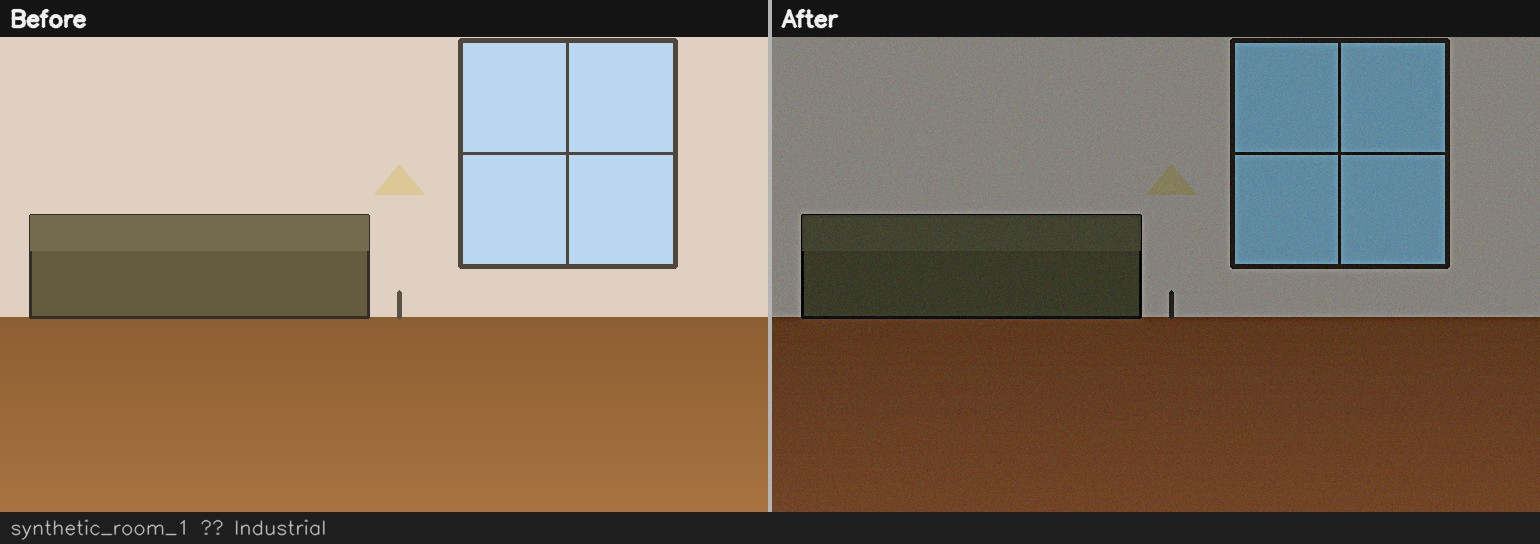
#> input picture data/examples/output/synthetic_room_1_industrial.jpg, 1540 x 544 px; its folder holds only this picture in this run
$ python prepare_catalog.py data/examples/output
#> lines starting #> are read from the running program, lines starting #| are printed output that depends on the picture; after the words box and inside, x2 and y2 are one past the last pixel; in counts of white or black regions, pixels touching at a corner belong together
#> in main, raw is the input picture: shape (544, 1540, 3); mean B, G, R 96.2, 112.2, 127.9
"""
Prepare a real furniture catalog for ReScene AI.

Copies product images from a source folder into data/catalog/ and normalizes
them to transparent PNGs so the Add tab can use real furniture assets instead
of the synthetic samples from generate_catalog.py.

Usage:
    python prepare_catalog.py C:\\path\\to\\furniture_images
    python prepare_catalog.py C:\\path\\to\\furniture_images --clear
"""

from __future__ import annotations

import argparse
import re
from pathlib import Path

import cv2
import numpy as np

CATALOG_DIR = Path(__file__).parent / "data" / "catalog"
SUPPORTED_EXTS = {".png", ".jpg", ".jpeg", ".webp"}


def _slugify(name: str) -> str:
    cleaned = re.sub(r"[^a-zA-Z0-9]+", "_", name.strip().lower())
    return cleaned.strip("_") or "item"


def _to_rgba(src: np.ndarray, white_thresh: int = 240) -> np.ndarray:
#> called with white_thresh = 240
    if src.ndim == 2:
        rgb = cv2.cvtColor(src, cv2.COLOR_GRAY2RGB)
        alpha = np.full(src.shape[:2], 255, dtype=np.uint8)
        return np.dstack([rgb, alpha])

    if src.shape[2] == 4:
        return cv2.cvtColor(src, cv2.COLOR_BGRA2RGBA)

    rgb = cv2.cvtColor(src, cv2.COLOR_BGR2RGB)
    r, g, b = rgb[:, :, 0], rgb[:, :, 1], rgb[:, :, 2]
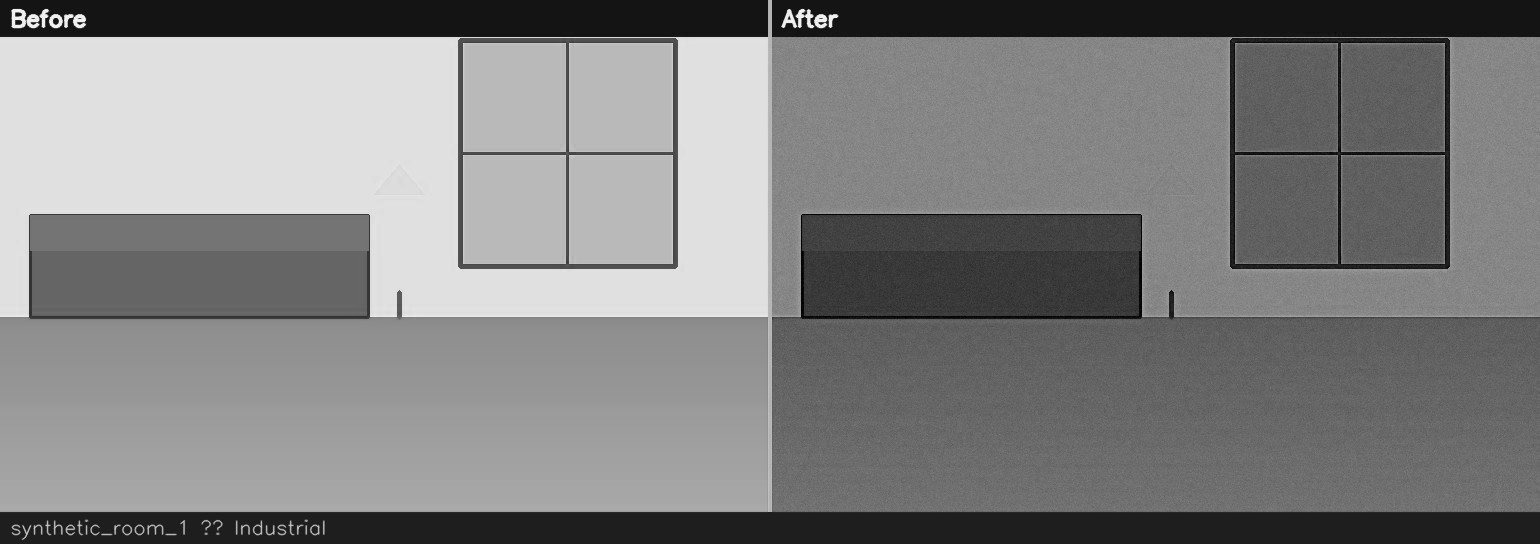
#> r: shape (544, 1540); min 0, max 252, mean 127.9
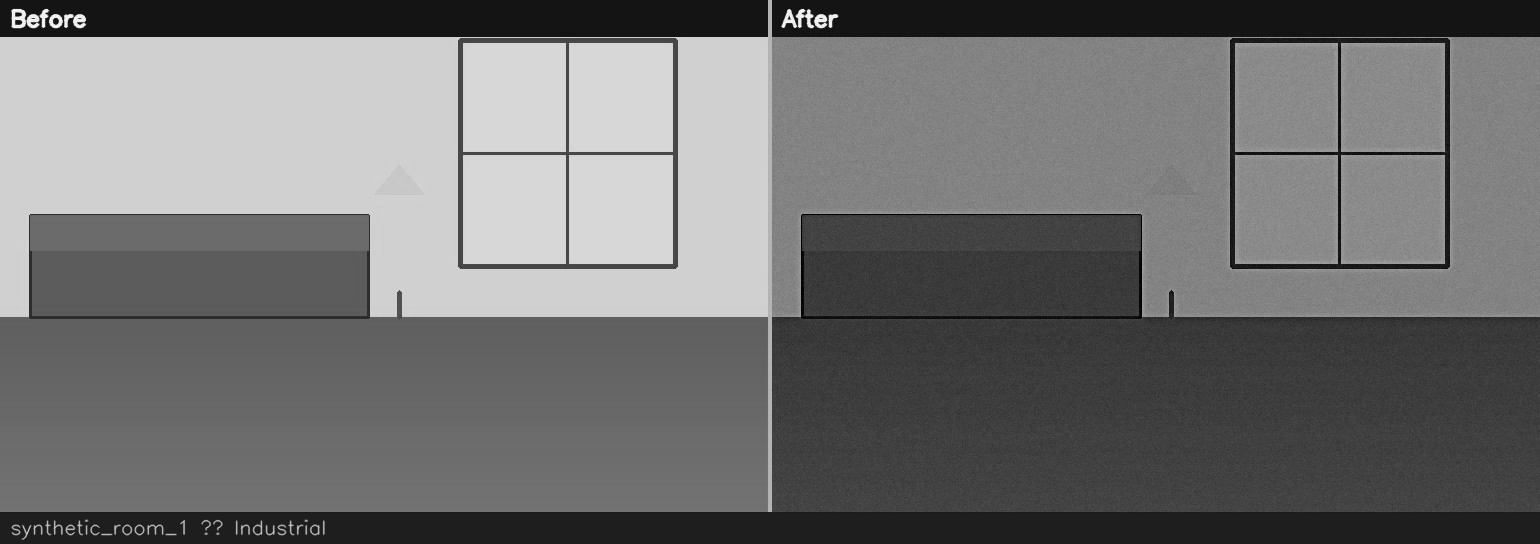
#> g: shape (544, 1540); min 0, max 252, mean 112.2
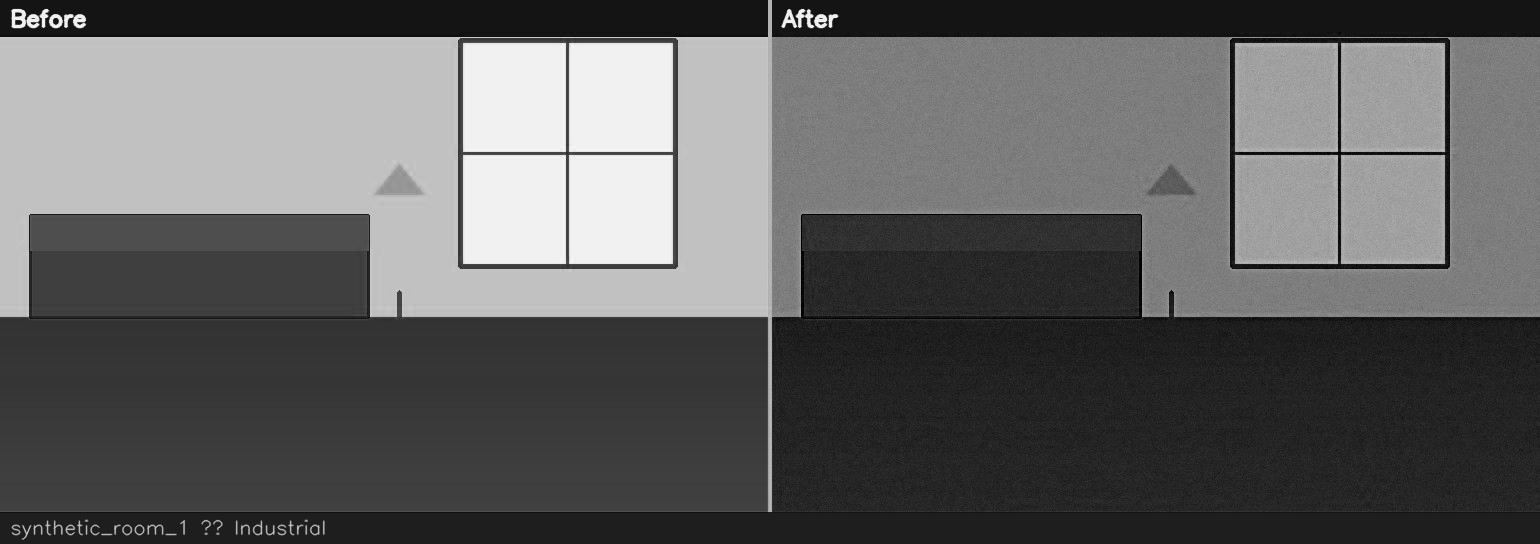
#> b: shape (544, 1540); min 0, max 252, mean 96.2
    is_bg = (r > white_thresh) & (g > white_thresh) & (b > white_thresh)
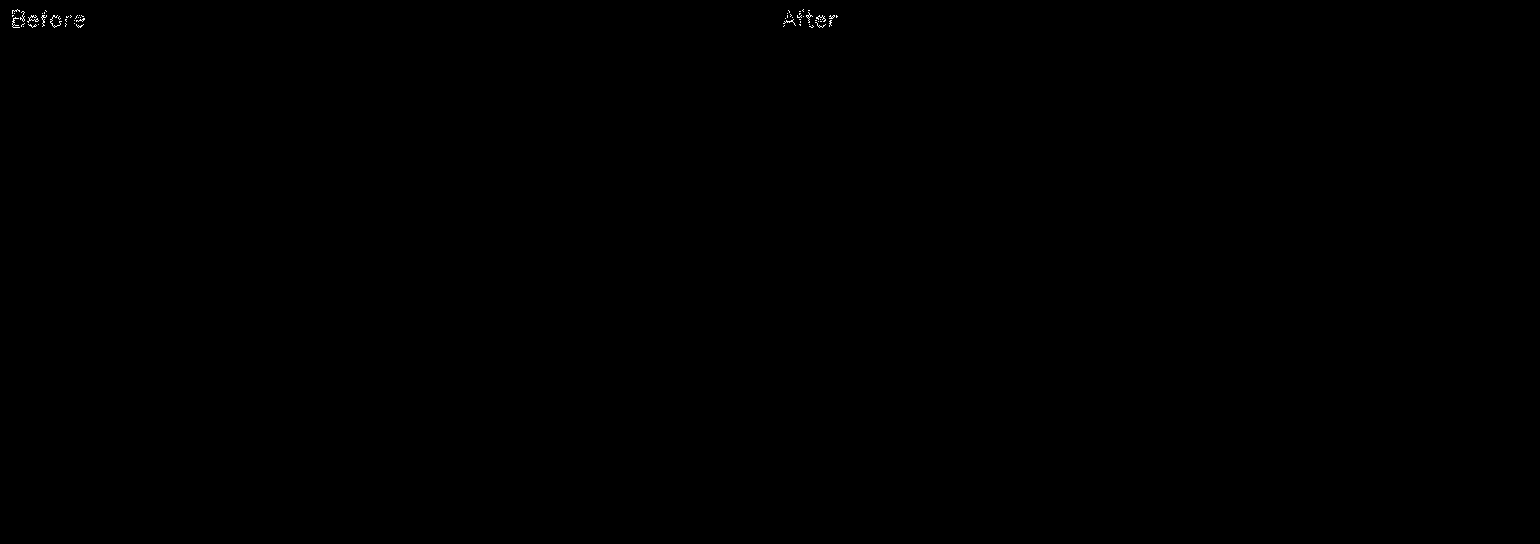
#> is_bg: shape (544, 1540) bool; 0.05% white in thin lines or dots, all inside (x1, y1, x2, y2) = (12, 9, 838, 28)
    alpha = np.where(is_bg, np.uint8(0), np.uint8(255))
    return np.dstack([rgb, alpha])
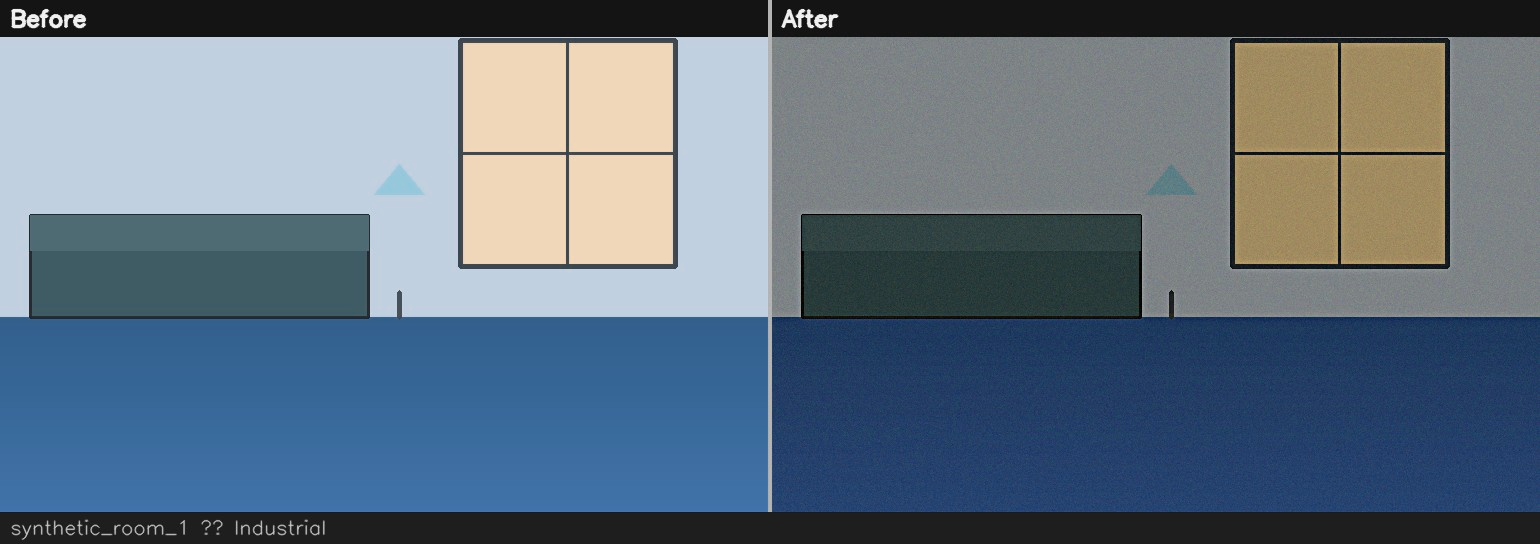
#> returned value: shape (544, 1540, 4); mean of channels 0, 1, 2, 3 127.9, 112.2, 96.2, 254.9; drawn as B, G, R


def _crop_to_alpha(rgba: np.ndarray, pad: int = 8) -> np.ndarray:
#> called with pad = 8
    alpha = rgba[:, :, 3]
    ys, xs = np.where(alpha > 0)
    if len(xs) == 0 or len(ys) == 0:
        return rgba
    x0 = max(0, int(xs.min()) - pad)
#> x0 = 0
    y0 = max(0, int(ys.min()) - pad)
#> y0 = 0
    x1 = min(rgba.shape[1], int(xs.max()) + 1 + pad)
#> x1 = 1540
    y1 = min(rgba.shape[0], int(ys.max()) + 1 + pad)
#> y1 = 544
    return rgba[y0:y1, x0:x1]


def main() -> None:
    parser = argparse.ArgumentParser(description="Prepare a real furniture catalog")
    parser.add_argument("source", type=Path, help="Folder containing furniture images")
    parser.add_argument("--clear", action="store_true",
                        help="Delete existing catalog images before import")
    parser.add_argument("--white-thresh", type=int, default=240,
                        help="RGB threshold used to treat near-white background as transparent")
    args = parser.parse_args()

    if not args.source.exists() or not args.source.is_dir():
        raise SystemExit(f"Source folder not found: {args.source}")

    CATALOG_DIR.mkdir(parents=True, exist_ok=True)

    if args.clear:
        for path in CATALOG_DIR.iterdir():
            if path.is_file() and path.suffix.lower() in {".png", ".jpg", ".jpeg", ".webp"}:
                path.unlink()

    imported = 0
    for path in sorted(args.source.iterdir()):
        if not path.is_file() or path.suffix.lower() not in SUPPORTED_EXTS:
            continue

        raw = cv2.imread(str(path), cv2.IMREAD_UNCHANGED)
        if raw is None:
            print(f"SKIP {path.name} - could not read")
            continue

        rgba = _to_rgba(raw, white_thresh=args.white_thresh)
        rgba = _crop_to_alpha(rgba)

        stem = _slugify(path.stem)
        dest = CATALOG_DIR / f"{stem}.png"
        bgra = cv2.cvtColor(rgba, cv2.COLOR_RGBA2BGRA)
        cv2.imwrite(str(dest), bgra)
        imported += 1
        print(f"OK   {path.name} -> {dest.name}")

    print(f"\nImported {imported} furniture assets into {CATALOG_DIR}")


if __name__ == "__main__":
    main()

$ run again, on data/styles/bohemian.jpg
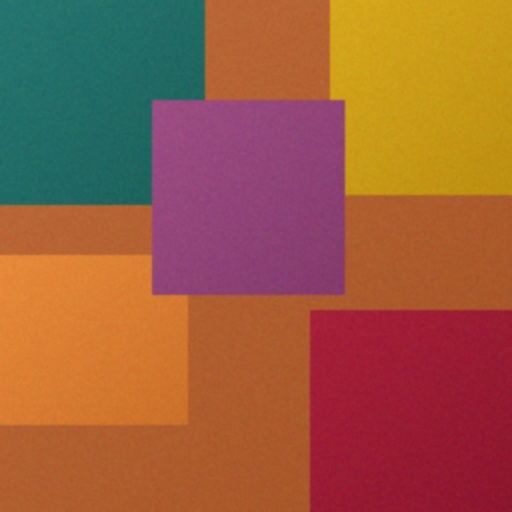
#> input picture data/styles/bohemian.jpg, 512 x 512 px
#> in main, raw is the input picture: shape (512, 512, 3); mean B, G, R 62.6, 92.8, 155.8
#> in _to_rgba, `r, g, b = rgb[:, :, 0], rgb[:, :, 1], rgb[:, :, 2]`:
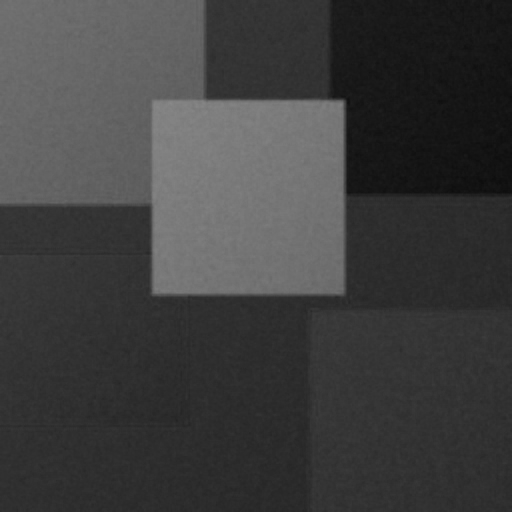
#> b: shape (512, 512); min 13, max 137, mean 62.6
#> is_bg: shape (512, 512) bool; every value is 0
#> alpha: shape (512, 512); every value is 255
#> in _to_rgba, `return np.dstack([rgb, alpha])`:
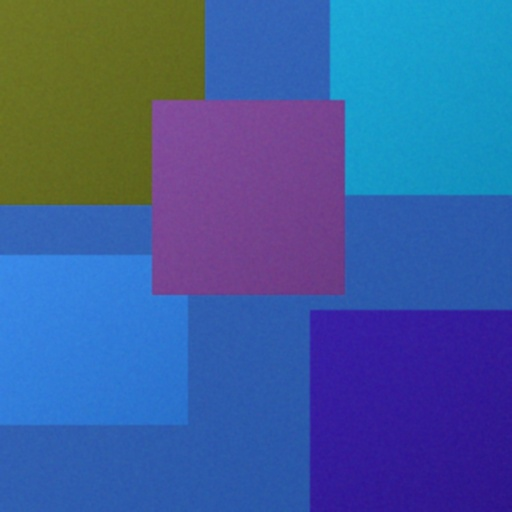
#> returned value: shape (512, 512, 4); mean of channels 0, 1, 2, 3 155.8, 92.8, 62.6, 255; drawn as B, G, R
#> x0 = 0
#> x1 = 512

$ run again, on data/examples/output/synthetic_room_1_scandinavian.jpg
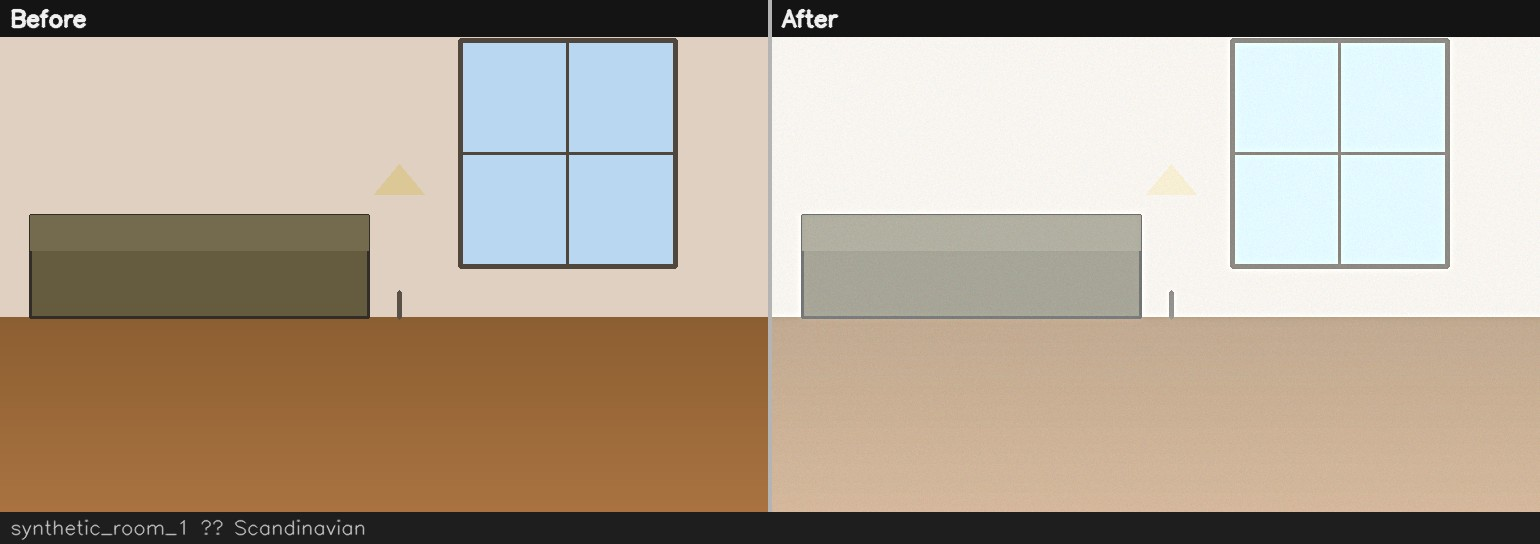
#> input picture data/examples/output/synthetic_room_1_scandinavian.jpg, 1540 x 544 px
#> in main, raw is the input picture: shape (544, 1540, 3); mean B, G, R 145, 161.5, 175.6
#> in _to_rgba, `is_bg = (r > white_thresh) & (g > white_thresh) & (b > white_thresh)`:
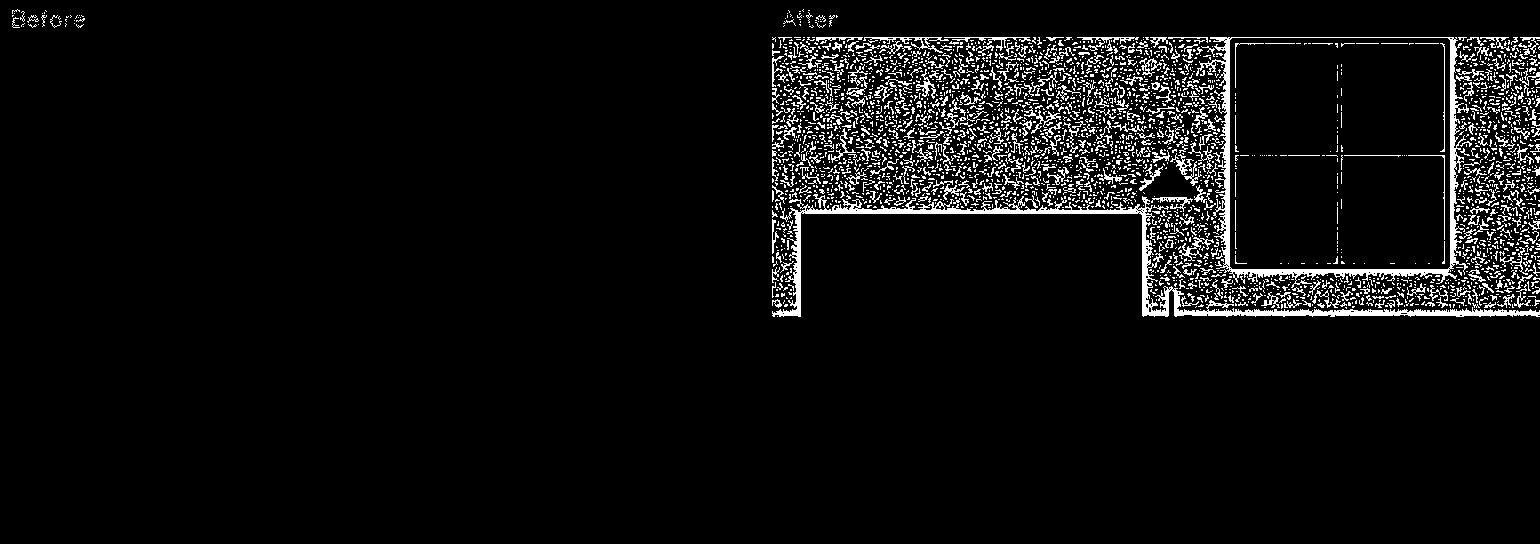
#> is_bg: shape (544, 1540) bool; 5.6% white in thin lines or dots, all inside (x1, y1, x2, y2) = (12, 9, 1540, 317)
#> in _to_rgba, `return np.dstack([rgb, alpha])`:
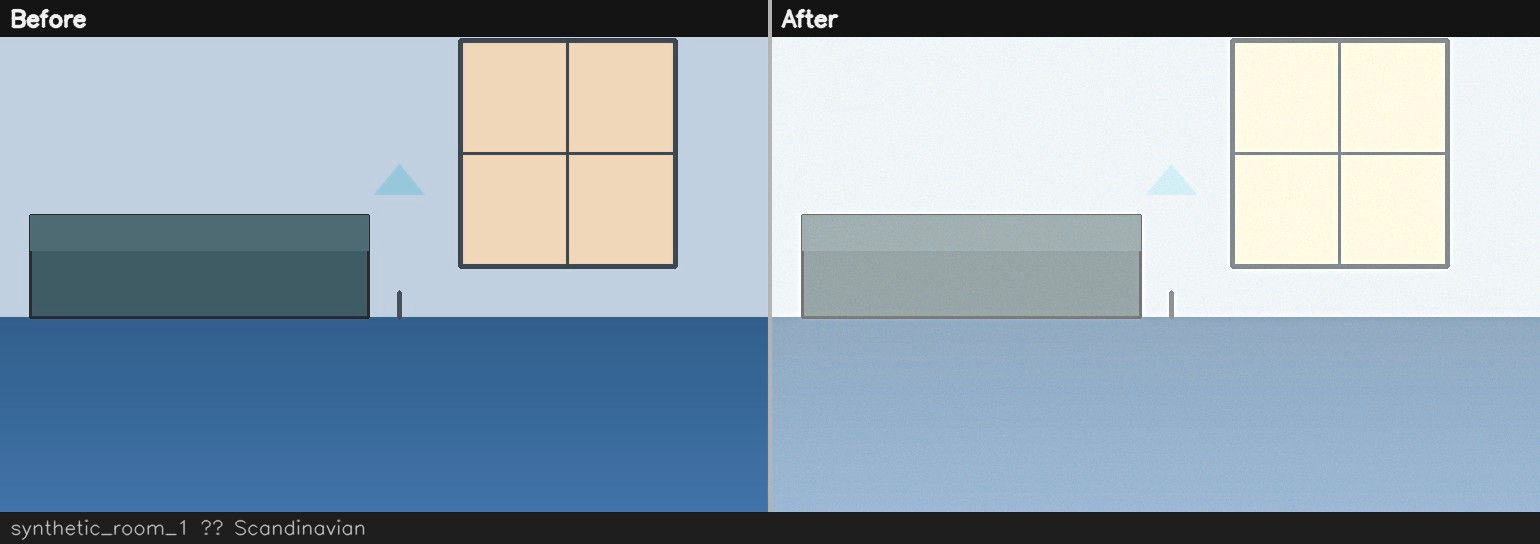
#> returned value: shape (544, 1540, 4); mean of channels 0, 1, 2, 3 175.6, 161.5, 145, 240.8; drawn as B, G, R
#> x0 = 0
#> x1 = 1540
#> y1 = 544
